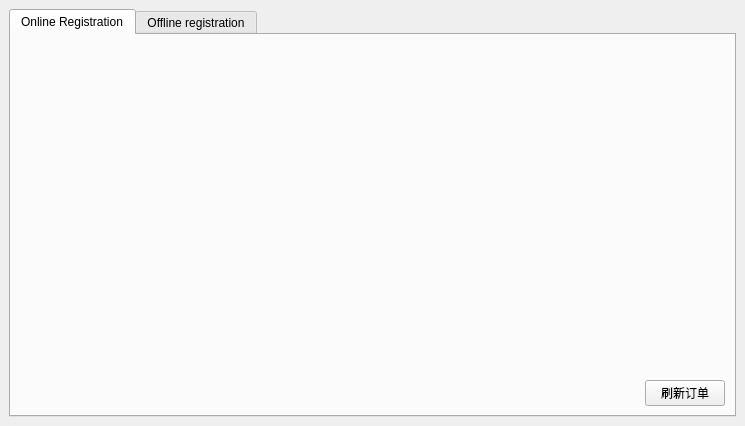
<?xml version="1.0" encoding="UTF-8"?>
<ui version="4.0">
 <class>LicenseManagerUi</class>
 <widget class="QWidget" name="LicenseManagerUi">
  <property name="geometry">
   <rect>
    <x>0</x>
    <y>0</y>
    <width>745</width>
    <height>426</height>
   </rect>
  </property>
  <property name="minimumSize">
   <size>
    <width>0</width>
    <height>0</height>
   </size>
  </property>
  <property name="windowTitle">
   <string>License Manager</string>
  </property>
  <layout class="QGridLayout" name="gridLayout">
   <property name="leftMargin">
    <number>9</number>
   </property>
   <property name="topMargin">
    <number>9</number>
   </property>
   <property name="rightMargin">
    <number>9</number>
   </property>
   <property name="bottomMargin">
    <number>9</number>
   </property>
   <item row="0" column="0">
    <widget class="QTabWidget" name="tabWidget">
     <property name="minimumSize">
      <size>
       <width>0</width>
       <height>0</height>
      </size>
     </property>
     <property name="currentIndex">
      <number>0</number>
     </property>
     <widget class="QWidget" name="tab_8">
      <attribute name="title">
       <string>Online Registration</string>
      </attribute>
      <layout class="QGridLayout" name="gridLayout_5">
       <item row="2" column="1">
        <widget class="QPushButton" name="pushButtonRefresh">
         <property name="text">
          <string notr="true">刷新订单</string>
         </property>
        </widget>
       </item>
       <item row="2" column="0">
        <widget class="QLabel" name="labelOnlinfInfo">
         <property name="sizePolicy">
          <sizepolicy hsizetype="Expanding" vsizetype="Preferred">
           <horstretch>0</horstretch>
           <verstretch>0</verstretch>
          </sizepolicy>
         </property>
         <property name="text">
          <string notr="true"/>
         </property>
        </widget>
       </item>
       <item row="1" column="0" colspan="2">
        <widget class="QLabel" name="labelPriceInfo">
         <property name="toolTip">
          <string notr="true"/>
         </property>
         <property name="styleSheet">
          <string notr="true">color:green</string>
         </property>
         <property name="text">
          <string notr="true"/>
         </property>
         <property name="alignment">
          <set>Qt::AlignmentFlag::AlignCenter</set>
         </property>
        </widget>
       </item>
       <item row="0" column="0" colspan="2">
        <widget class="QLabel" name="labelOrderQrCode">
         <property name="sizePolicy">
          <sizepolicy hsizetype="Expanding" vsizetype="Expanding">
           <horstretch>0</horstretch>
           <verstretch>0</verstretch>
          </sizepolicy>
         </property>
         <property name="text">
          <string notr="true"/>
         </property>
         <property name="alignment">
          <set>Qt::AlignmentFlag::AlignCenter</set>
         </property>
        </widget>
       </item>
      </layout>
     </widget>
     <widget class="QWidget" name="tab_2">
      <attribute name="title">
       <string>Offline registration</string>
      </attribute>
      <layout class="QGridLayout" name="gridLayout_2">
       <item row="2" column="0">
        <widget class="QLabel" name="labelInfo">
         <property name="sizePolicy">
          <sizepolicy hsizetype="Expanding" vsizetype="Preferred">
           <horstretch>0</horstretch>
           <verstretch>0</verstretch>
          </sizepolicy>
         </property>
         <property name="text">
          <string notr="true"/>
         </property>
        </widget>
       </item>
       <item row="1" column="0" colspan="2">
        <widget class="QGroupBox" name="groupBox_2">
         <property name="title">
          <string>Refister code</string>
         </property>
         <layout class="QGridLayout" name="gridLayout_4">
          <item row="1" column="0">
           <spacer name="horizontalSpacer_2">
            <property name="orientation">
             <enum>Qt::Orientation::Horizontal</enum>
            </property>
            <property name="sizeHint" stdset="0">
             <size>
              <width>40</width>
              <height>20</height>
             </size>
            </property>
           </spacer>
          </item>
          <item row="1" column="4">
           <widget class="QPushButton" name="pushButtonPaste">
            <property name="toolTip">
             <string notr="true"/>
            </property>
            <property name="text">
             <string>Paste</string>
            </property>
           </widget>
          </item>
          <item row="1" column="5">
           <widget class="QPushButton" name="pushButtonRegister">
            <property name="toolTip">
             <string notr="true"/>
            </property>
            <property name="text">
             <string>Register</string>
            </property>
           </widget>
          </item>
          <item row="0" column="0" colspan="6">
           <widget class="QTextBrowser" name="textBrowserLicenseCode">
            <property name="toolTip">
             <string notr="true"/>
            </property>
           </widget>
          </item>
          <item row="1" column="1">
           <widget class="QPushButton" name="pushButtonExportLicense">
            <property name="text">
             <string>Export License</string>
            </property>
           </widget>
          </item>
          <item row="1" column="2">
           <widget class="QPushButton" name="pushButtonImportLicense">
            <property name="text">
             <string>Import License</string>
            </property>
           </widget>
          </item>
          <item row="1" column="3">
           <widget class="QPushButton" name="pushButtonLicenseCode">
            <property name="text">
             <string>Copy</string>
            </property>
           </widget>
          </item>
         </layout>
        </widget>
       </item>
       <item row="0" column="0" colspan="2">
        <widget class="QGroupBox" name="groupBox">
         <property name="title">
          <string>Machine code</string>
         </property>
         <layout class="QGridLayout" name="gridLayout_3">
          <item row="1" column="1">
           <widget class="QPushButton" name="pushButtonCopy">
            <property name="toolTip">
             <string notr="true"/>
            </property>
            <property name="text">
             <string>Copy</string>
            </property>
           </widget>
          </item>
          <item row="0" column="0" colspan="2">
           <widget class="QTextBrowser" name="textBrowserMachineCode">
            <property name="toolTip">
             <string notr="true"/>
            </property>
           </widget>
          </item>
          <item row="1" column="0">
           <spacer name="horizontalSpacer">
            <property name="orientation">
             <enum>Qt::Orientation::Horizontal</enum>
            </property>
            <property name="sizeHint" stdset="0">
             <size>
              <width>40</width>
              <height>20</height>
             </size>
            </property>
           </spacer>
          </item>
         </layout>
        </widget>
       </item>
      </layout>
     </widget>
    </widget>
   </item>
  </layout>
 </widget>
 <resources/>
 <connections/>
</ui>
